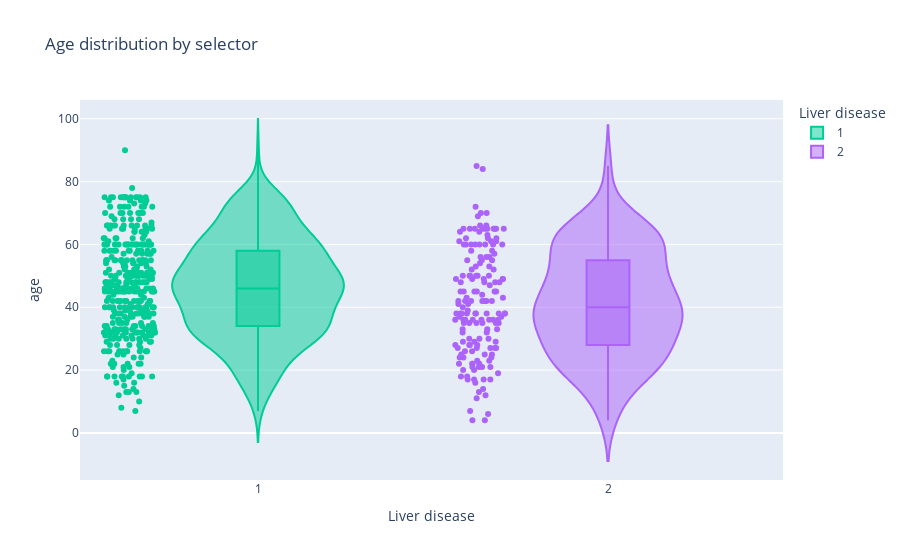

Notebook code for this chart:
### Code cell
fig = px.violin(df, y='age', x='selector', 
                    box=True, 
                    points="all",
                    title='Age distribution by selector', 
                    labels={'selector': 'Liver disease'}, 
                    animation_group='selector',
                    category_orders={'selector': ['1', '2']}, color='selector')
fig.show()

### Figure 1 — Plotly figure (JSON) as saved in the notebook; plotly's stock layout.template omitted (floating-point values rounded to 4 significant figures; data arrays with more than 128 entries replaced by an {"elided": "..."} marker saying what was removed)
{"data": [{"alignmentgroup": "True", "box": {"visible": true}, "hovertemplate": "Liver disease=%{x}<br>age=%{y}<extra></extra>", "ids": {"elided": "416 int values"}, "legendgroup": "1", "marker": {"color": "#00cc96"}, "name": "1", "offsetgroup": "1", "orientation": "v", "points": "all", "scalegroup": "True", "showlegend": true, "type": "violin", "x": {"elided": "416 int values"}, "x0": " ", "xaxis": "x", "y": {"elided": "416 int values"}, "y0": " ", "yaxis": "y"}, {"alignmentgroup": "True", "box": {"visible": true}, "hovertemplate": "Liver disease=%{x}<br>age=%{y}<extra></extra>", "ids": {"elided": "167 int values"}, "legendgroup": "2", "marker": {"color": "#ab63fa"}, "name": "2", "offsetgroup": "2", "orientation": "v", "points": "all", "scalegroup": "True", "showlegend": true, "type": "violin", "x": {"elided": "167 int values"}, "x0": " ", "xaxis": "x", "y": {"elided": "167 int values"}, "y0": " ", "yaxis": "y"}], "layout": {"legend": {"title": {"text": "Liver disease"}, "tracegroupgap": 0}, "title": {"text": "Age distribution by selector"}, "violinmode": "overlay", "xaxis": {"anchor": "y", "categoryarray": ["1", "2", 1, 2], "categoryorder": "array", "domain": [0, 1], "title": {"text": "Liver disease"}}, "yaxis": {"anchor": "x", "domain": [0, 1], "title": {"text": "age"}}}}
